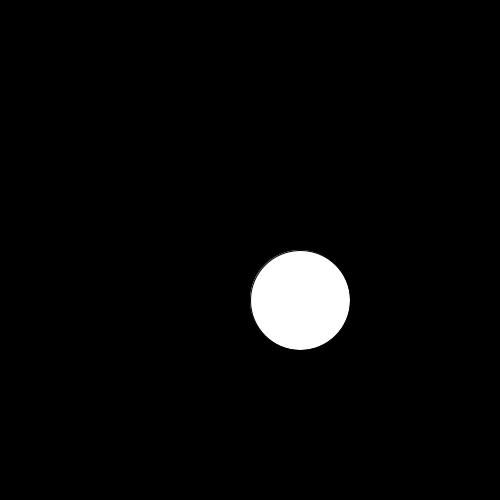
Frame 1 (no input)
Frame 60 (the mouse pressed at the canvas centre just before this capture): identical to frame 1, image omitted
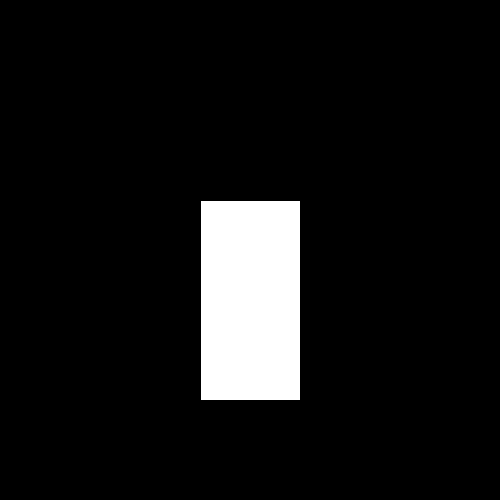
Frame 120 (the mouse held since frame 60 and released just before this capture)

The Processing sketch that drew these frames (run headless with seeded random() and noise(); from frame 60 on, the mouse is pressed at the canvas centre):

// Processing sketch: ex5
// ── ex5.pde
//name: Sohyun kim (z337943)
//excercise 5.1,5.2,5.3

void setup(){
  size(500,500);
}

void draw(){
  background(0);
  if (mouseX<100){
    if(mouseX<200){
      ellipse(300,300,100,100);
    } else { 
      ellipse(230,230,200,200);
    }
  } else {
    rect(200,200,100,200);
  }
}
